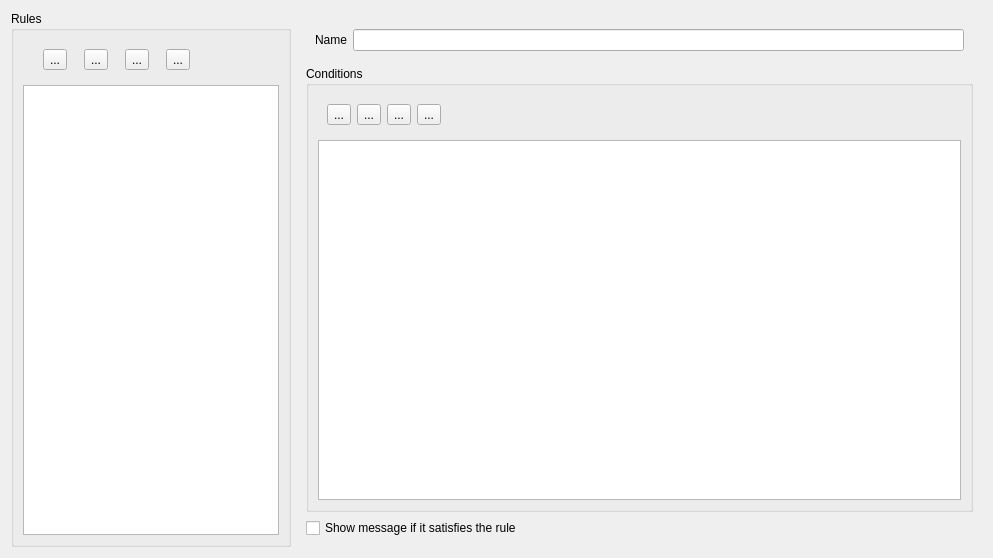
<?xml version="1.0" encoding="UTF-8"?>
<ui version="4.0">
 <class>Options</class>
 <widget class="QWidget" name="Options">
  <property name="geometry">
   <rect>
    <x>0</x>
    <y>0</y>
    <width>993</width>
    <height>558</height>
   </rect>
  </property>
  <property name="windowTitle">
   <string>Form</string>
  </property>
  <layout class="QHBoxLayout" name="horizontalLayout_4">
   <item>
    <widget class="QGroupBox" name="groupBox">
     <property name="title">
      <string>Rules</string>
     </property>
     <layout class="QVBoxLayout" name="verticalLayout">
      <item>
       <widget class="QWidget" name="widget" native="true">
        <layout class="QHBoxLayout" name="horizontalLayout">
         <item>
          <widget class="QToolButton" name="btAddRule">
           <property name="text">
            <string>...</string>
           </property>
          </widget>
         </item>
         <item>
          <widget class="QToolButton" name="btRemoveRule">
           <property name="text">
            <string>...</string>
           </property>
          </widget>
         </item>
         <item>
          <widget class="QToolButton" name="btUpRule">
           <property name="text">
            <string>...</string>
           </property>
          </widget>
         </item>
         <item>
          <widget class="QToolButton" name="btDownRule">
           <property name="text">
            <string>...</string>
           </property>
          </widget>
         </item>
         <item>
          <spacer name="horizontalSpacer">
           <property name="orientation">
            <enum>Qt::Horizontal</enum>
           </property>
           <property name="sizeType">
            <enum>QSizePolicy::Preferred</enum>
           </property>
           <property name="sizeHint" stdset="0">
            <size>
             <width>69</width>
             <height>20</height>
            </size>
           </property>
          </spacer>
         </item>
        </layout>
       </widget>
      </item>
      <item>
       <widget class="QListWidget" name="lwRules">
        <property name="sizePolicy">
         <sizepolicy hsizetype="Preferred" vsizetype="Expanding">
          <horstretch>0</horstretch>
          <verstretch>0</verstretch>
         </sizepolicy>
        </property>
       </widget>
      </item>
     </layout>
    </widget>
   </item>
   <item>
    <widget class="QWidget" name="wRulePane" native="true">
     <layout class="QVBoxLayout" name="verticalLayout_3">
      <item>
       <widget class="QWidget" name="widget_2" native="true">
        <layout class="QHBoxLayout" name="horizontalLayout_2">
         <item>
          <widget class="QLabel" name="label">
           <property name="text">
            <string>Name</string>
           </property>
          </widget>
         </item>
         <item>
          <widget class="QLineEdit" name="lneRuleName"/>
         </item>
        </layout>
       </widget>
      </item>
      <item>
       <widget class="QGroupBox" name="groupBox_2">
        <property name="title">
         <string>Conditions</string>
        </property>
        <layout class="QVBoxLayout" name="verticalLayout_2">
         <item>
          <widget class="QWidget" name="widget_3" native="true">
           <layout class="QHBoxLayout" name="horizontalLayout_3">
            <item>
             <widget class="QToolButton" name="btAddCondition">
              <property name="text">
               <string>...</string>
              </property>
             </widget>
            </item>
            <item>
             <widget class="QToolButton" name="btRemoveCondition">
              <property name="text">
               <string>...</string>
              </property>
             </widget>
            </item>
            <item>
             <widget class="QToolButton" name="btUpCondition">
              <property name="text">
               <string>...</string>
              </property>
             </widget>
            </item>
            <item>
             <widget class="QToolButton" name="btDownCondition">
              <property name="text">
               <string>...</string>
              </property>
             </widget>
            </item>
            <item>
             <spacer name="horizontalSpacer_2">
              <property name="orientation">
               <enum>Qt::Horizontal</enum>
              </property>
              <property name="sizeHint" stdset="0">
               <size>
                <width>42</width>
                <height>20</height>
               </size>
              </property>
             </spacer>
            </item>
           </layout>
          </widget>
         </item>
         <item>
          <widget class="QTableWidget" name="twConditions">
           <property name="showGrid">
            <bool>false</bool>
           </property>
           <property name="columnCount">
            <number>3</number>
           </property>
           <attribute name="horizontalHeaderVisible">
            <bool>false</bool>
           </attribute>
           <attribute name="horizontalHeaderStretchLastSection">
            <bool>true</bool>
           </attribute>
           <column/>
           <column/>
           <column/>
          </widget>
         </item>
        </layout>
       </widget>
      </item>
      <item>
       <widget class="QCheckBox" name="chkShowMessage">
        <property name="text">
         <string>Show message if it satisfies the rule</string>
        </property>
       </widget>
      </item>
     </layout>
    </widget>
   </item>
  </layout>
 </widget>
 <resources/>
 <connections>
  <connection>
   <sender>lneRuleName</sender>
   <signal>textEdited(QString)</signal>
   <receiver>Options</receiver>
   <slot>updateRuleName(QString)</slot>
   <hints>
    <hint type="sourcelabel">
     <x>388</x>
     <y>31</y>
    </hint>
    <hint type="destinationlabel">
     <x>994</x>
     <y>22</y>
    </hint>
   </hints>
  </connection>
  <connection>
   <sender>btAddRule</sender>
   <signal>clicked()</signal>
   <receiver>Options</receiver>
   <slot>addRule()</slot>
   <hints>
    <hint type="sourcelabel">
     <x>44</x>
     <y>64</y>
    </hint>
    <hint type="destinationlabel">
     <x>-1</x>
     <y>55</y>
    </hint>
   </hints>
  </connection>
  <connection>
   <sender>btRemoveRule</sender>
   <signal>clicked()</signal>
   <receiver>Options</receiver>
   <slot>removeRule()</slot>
   <hints>
    <hint type="sourcelabel">
     <x>87</x>
     <y>67</y>
    </hint>
    <hint type="destinationlabel">
     <x>2</x>
     <y>110</y>
    </hint>
   </hints>
  </connection>
  <connection>
   <sender>btUpRule</sender>
   <signal>clicked()</signal>
   <receiver>Options</receiver>
   <slot>upRule()</slot>
   <hints>
    <hint type="sourcelabel">
     <x>121</x>
     <y>64</y>
    </hint>
    <hint type="destinationlabel">
     <x>0</x>
     <y>157</y>
    </hint>
   </hints>
  </connection>
  <connection>
   <sender>btDownRule</sender>
   <signal>clicked()</signal>
   <receiver>Options</receiver>
   <slot>downRule()</slot>
   <hints>
    <hint type="sourcelabel">
     <x>170</x>
     <y>57</y>
    </hint>
    <hint type="destinationlabel">
     <x>0</x>
     <y>224</y>
    </hint>
   </hints>
  </connection>
  <connection>
   <sender>btAddCondition</sender>
   <signal>clicked()</signal>
   <receiver>Options</receiver>
   <slot>addCondition()</slot>
   <hints>
    <hint type="sourcelabel">
     <x>329</x>
     <y>112</y>
    </hint>
    <hint type="destinationlabel">
     <x>995</x>
     <y>89</y>
    </hint>
   </hints>
  </connection>
  <connection>
   <sender>btRemoveCondition</sender>
   <signal>clicked()</signal>
   <receiver>Options</receiver>
   <slot>removeCondition()</slot>
   <hints>
    <hint type="sourcelabel">
     <x>360</x>
     <y>121</y>
    </hint>
    <hint type="destinationlabel">
     <x>991</x>
     <y>159</y>
    </hint>
   </hints>
  </connection>
  <connection>
   <sender>btUpCondition</sender>
   <signal>clicked()</signal>
   <receiver>Options</receiver>
   <slot>upCondition()</slot>
   <hints>
    <hint type="sourcelabel">
     <x>408</x>
     <y>120</y>
    </hint>
    <hint type="destinationlabel">
     <x>990</x>
     <y>217</y>
    </hint>
   </hints>
  </connection>
  <connection>
   <sender>btDownCondition</sender>
   <signal>clicked()</signal>
   <receiver>Options</receiver>
   <slot>downCondition()</slot>
   <hints>
    <hint type="sourcelabel">
     <x>460</x>
     <y>108</y>
    </hint>
    <hint type="destinationlabel">
     <x>991</x>
     <y>275</y>
    </hint>
   </hints>
  </connection>
  <connection>
   <sender>lwRules</sender>
   <signal>currentRowChanged(int)</signal>
   <receiver>Options</receiver>
   <slot>setRulePane(int)</slot>
   <hints>
    <hint type="sourcelabel">
     <x>192</x>
     <y>276</y>
    </hint>
    <hint type="destinationlabel">
     <x>992</x>
     <y>535</y>
    </hint>
   </hints>
  </connection>
  <connection>
   <sender>lwRules</sender>
   <signal>currentRowChanged(int)</signal>
   <receiver>Options</receiver>
   <slot>updateRuleButtons()</slot>
   <hints>
    <hint type="sourcelabel">
     <x>191</x>
     <y>300</y>
    </hint>
    <hint type="destinationlabel">
     <x>993</x>
     <y>489</y>
    </hint>
   </hints>
  </connection>
  <connection>
   <sender>twConditions</sender>
   <signal>currentCellChanged(int,int,int,int)</signal>
   <receiver>Options</receiver>
   <slot>updateConditionButtons()</slot>
   <hints>
    <hint type="sourcelabel">
     <x>516</x>
     <y>355</y>
    </hint>
    <hint type="destinationlabel">
     <x>993</x>
     <y>379</y>
    </hint>
   </hints>
  </connection>
  <connection>
   <sender>btAddRule</sender>
   <signal>clicked()</signal>
   <receiver>Options</receiver>
   <slot>hack()</slot>
   <hints>
    <hint type="sourcelabel">
     <x>42</x>
     <y>69</y>
    </hint>
    <hint type="destinationlabel">
     <x>281</x>
     <y>5</y>
    </hint>
   </hints>
  </connection>
  <connection>
   <sender>btRemoveRule</sender>
   <signal>clicked()</signal>
   <receiver>Options</receiver>
   <slot>hack()</slot>
   <hints>
    <hint type="sourcelabel">
     <x>74</x>
     <y>60</y>
    </hint>
    <hint type="destinationlabel">
     <x>343</x>
     <y>4</y>
    </hint>
   </hints>
  </connection>
  <connection>
   <sender>btUpRule</sender>
   <signal>clicked()</signal>
   <receiver>Options</receiver>
   <slot>hack()</slot>
   <hints>
    <hint type="sourcelabel">
     <x>110</x>
     <y>53</y>
    </hint>
    <hint type="destinationlabel">
     <x>420</x>
     <y>3</y>
    </hint>
   </hints>
  </connection>
  <connection>
   <sender>btDownRule</sender>
   <signal>clicked()</signal>
   <receiver>Options</receiver>
   <slot>hack()</slot>
   <hints>
    <hint type="sourcelabel">
     <x>160</x>
     <y>53</y>
    </hint>
    <hint type="destinationlabel">
     <x>495</x>
     <y>1</y>
    </hint>
   </hints>
  </connection>
  <connection>
   <sender>btAddCondition</sender>
   <signal>clicked()</signal>
   <receiver>Options</receiver>
   <slot>hack()</slot>
   <hints>
    <hint type="sourcelabel">
     <x>316</x>
     <y>118</y>
    </hint>
    <hint type="destinationlabel">
     <x>639</x>
     <y>0</y>
    </hint>
   </hints>
  </connection>
  <connection>
   <sender>btRemoveCondition</sender>
   <signal>clicked()</signal>
   <receiver>Options</receiver>
   <slot>hack()</slot>
   <hints>
    <hint type="sourcelabel">
     <x>376</x>
     <y>103</y>
    </hint>
    <hint type="destinationlabel">
     <x>735</x>
     <y>2</y>
    </hint>
   </hints>
  </connection>
  <connection>
   <sender>btUpCondition</sender>
   <signal>clicked()</signal>
   <receiver>Options</receiver>
   <slot>hack()</slot>
   <hints>
    <hint type="sourcelabel">
     <x>394</x>
     <y>112</y>
    </hint>
    <hint type="destinationlabel">
     <x>804</x>
     <y>-3</y>
    </hint>
   </hints>
  </connection>
  <connection>
   <sender>btDownCondition</sender>
   <signal>clicked()</signal>
   <receiver>Options</receiver>
   <slot>hack()</slot>
   <hints>
    <hint type="sourcelabel">
     <x>450</x>
     <y>113</y>
    </hint>
    <hint type="destinationlabel">
     <x>876</x>
     <y>4</y>
    </hint>
   </hints>
  </connection>
 </connections>
 <slots>
  <slot>addRule()</slot>
  <slot>removeRule()</slot>
  <slot>upRule()</slot>
  <slot>downRule()</slot>
  <slot>addCondition()</slot>
  <slot>removeCondition()</slot>
  <slot>upCondition()</slot>
  <slot>downCondition()</slot>
  <slot>updateRuleName(QString)</slot>
  <slot>setRulePane(int)</slot>
  <slot>updateRuleButtons()</slot>
  <slot>updateConditionButtons()</slot>
  <slot>hack()</slot>
 </slots>
</ui>
